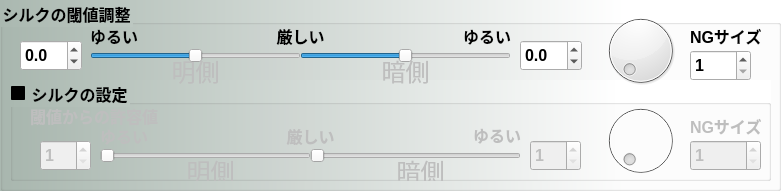
   <widget class="QGroupBox" name="gbDetailSettingS" >
    <property name="geometry" >
     <rect>
      <x>10</x>
      <y>240</y>
      <width>781</width>
      <height>191</height>
     </rect>
    </property>
    <property name="font" >
     <font>
      <family>MS UI Gothic</family>
      <pointsize>12</pointsize>
      <weight>75</weight>
      <italic>false</italic>
      <bold>true</bold>
      <underline>false</underline>
      <strikeout>false</strikeout>
     </font>
    </property>
    <property name="styleSheet" >
     <string notr="true" >QGroupBox{
	background-color: qlineargradient( x1: 0, y1: 0, x2:0.8, x2: 0.8, stop: 0 #AAB8B0, stop: 1 white);
}
</string>
    </property>
    <property name="title" >
     <string>シルクの閾値調整</string>
    </property>
    <widget class="QGroupBox" name="gbDetailSettingForSilk" >
     <property name="geometry" >
      <rect>
       <x>10</x>
       <y>80</y>
       <width>761</width>
       <height>101</height>
      </rect>
     </property>
     <property name="font" >
      <font>
       <family>MS UI Gothic</family>
       <pointsize>12</pointsize>
       <weight>75</weight>
       <italic>false</italic>
       <bold>true</bold>
       <underline>false</underline>
       <strikeout>false</strikeout>
      </font>
     </property>
     <property name="title" >
      <string>シルクの設定</string>
     </property>
     <property name="checkable" >
      <bool>true</bool>
     </property>
     <property name="checked" >
      <bool>false</bool>
     </property>
     <widget class="QLabel" name="label_17" >
      <property name="geometry" >
       <rect>
        <x>460</x>
        <y>39</y>
        <width>51</width>
        <height>31</height>
       </rect>
      </property>
      <property name="font" >
       <font>
        <family>MS UI Gothic</family>
        <pointsize>12</pointsize>
        <weight>75</weight>
        <italic>false</italic>
        <bold>true</bold>
        <underline>false</underline>
        <strikeout>false</strikeout>
       </font>
      </property>
      <property name="styleSheet" >
       <string notr="true" >background: none;</string>
      </property>
      <property name="text" >
       <string>ゆるい</string>
      </property>
      <property name="alignment" >
       <set>Qt::AlignLeading|Qt::AlignLeft|Qt::AlignRight|Qt::AlignTrailing|Qt::AlignVCenter</set>
      </property>
     </widget>
     <widget class="QSpinBox" name="sbNGThresholdForSilk_D" >
      <property name="geometry" >
       <rect>
        <x>520</x>
        <y>60</y>
        <width>51</width>
        <height>31</height>
       </rect>
      </property>
      <property name="font" >
       <font>
        <family>MS UI Gothic</family>
        <pointsize>12</pointsize>
        <weight>75</weight>
        <italic>false</italic>
        <bold>true</bold>
        <underline>false</underline>
        <strikeout>false</strikeout>
       </font>
      </property>
      <property name="styleSheet" >
       <string notr="true" >background: none;</string>
      </property>
      <property name="minimum" >
       <number>1</number>
      </property>
      <property name="maximum" >
       <number>255</number>
      </property>
      <property name="value" >
       <number>1</number>
      </property>
     </widget>
     <widget class="QLabel" name="label_18" >
      <property name="geometry" >
       <rect>
        <x>275</x>
        <y>40</y>
        <width>51</width>
        <height>31</height>
       </rect>
      </property>
      <property name="font" >
       <font>
        <family>MS UI Gothic</family>
        <pointsize>12</pointsize>
        <weight>75</weight>
        <italic>false</italic>
        <bold>true</bold>
        <underline>false</underline>
        <strikeout>false</strikeout>
       </font>
      </property>
      <property name="styleSheet" >
       <string notr="true" >background: none;</string>
      </property>
      <property name="text" >
       <string>厳しい</string>
      </property>
      <property name="alignment" >
       <set>Qt::AlignCenter|Qt::AlignHCenter|Qt::AlignLeading|Qt::AlignLeft|Qt::AlignVCenter</set>
      </property>
     </widget>
     <widget class="QSpinBox" name="sbMinimumNGSizeForSilk" >
      <property name="geometry" >
       <rect>
        <x>680</x>
        <y>60</y>
        <width>71</width>
        <height>31</height>
       </rect>
      </property>
      <property name="font" >
       <font>
        <family>MS UI Gothic</family>
        <pointsize>12</pointsize>
        <weight>75</weight>
        <italic>false</italic>
        <bold>true</bold>
        <underline>false</underline>
        <strikeout>false</strikeout>
       </font>
      </property>
      <property name="styleSheet" >
       <string notr="true" >background: none;</string>
      </property>
      <property name="minimum" >
       <number>1</number>
      </property>
      <property name="maximum" >
       <number>99999</number>
      </property>
      <property name="value" >
       <number>1</number>
      </property>
     </widget>
     <widget class="QLabel" name="label_19" >
      <property name="geometry" >
       <rect>
        <x>20</x>
        <y>20</y>
        <width>291</width>
        <height>31</height>
       </rect>
      </property>
      <property name="font" >
       <font>
        <family>MS UI Gothic</family>
        <pointsize>12</pointsize>
        <weight>75</weight>
        <italic>false</italic>
        <bold>true</bold>
        <underline>false</underline>
        <strikeout>false</strikeout>
       </font>
      </property>
      <property name="styleSheet" >
       <string notr="true" >background: none;</string>
      </property>
      <property name="text" >
       <string>閾値からの許容値</string>
      </property>
     </widget>
     <widget class="QLabel" name="label_20" >
      <property name="geometry" >
       <rect>
        <x>680</x>
        <y>30</y>
        <width>71</width>
        <height>31</height>
       </rect>
      </property>
      <property name="font" >
       <font>
        <family>MS UI Gothic</family>
        <pointsize>12</pointsize>
        <weight>75</weight>
        <italic>false</italic>
        <bold>true</bold>
        <underline>false</underline>
        <strikeout>false</strikeout>
       </font>
      </property>
      <property name="styleSheet" >
       <string notr="true" >background: none;</string>
      </property>
      <property name="text" >
       <string>NGサイズ</string>
      </property>
     </widget>
     <widget class="QDial" name="diMinimumNGSizeForSilk" >
      <property name="geometry" >
       <rect>
        <x>590</x>
        <y>20</y>
        <width>81</width>
        <height>81</height>
       </rect>
      </property>
      <property name="minimum" >
       <number>1</number>
      </property>
      <property name="value" >
       <number>1</number>
      </property>
     </widget>
     <widget class="QLabel" name="label_21" >
      <property name="geometry" >
       <rect>
        <x>90</x>
        <y>40</y>
        <width>51</width>
        <height>31</height>
       </rect>
      </property>
      <property name="font" >
       <font>
        <family>MS UI Gothic</family>
        <pointsize>12</pointsize>
        <weight>75</weight>
        <italic>false</italic>
        <bold>true</bold>
        <underline>false</underline>
        <strikeout>false</strikeout>
       </font>
      </property>
      <property name="styleSheet" >
       <string notr="true" >background: none;</string>
      </property>
      <property name="text" >
       <string>ゆるい</string>
      </property>
     </widget>
     <widget class="QSpinBox" name="sbNGThresholdForSilk_B" >
      <property name="geometry" >
       <rect>
        <x>30</x>
        <y>60</y>
        <width>51</width>
        <height>31</height>
       </rect>
      </property>
      <property name="font" >
       <font>
        <family>MS UI Gothic</family>
        <pointsize>12</pointsize>
        <weight>75</weight>
        <italic>false</italic>
        <bold>true</bold>
        <underline>false</underline>
        <strikeout>false</strikeout>
       </font>
      </property>
      <property name="styleSheet" >
       <string notr="true" >background: none;</string>
      </property>
      <property name="minimum" >
       <number>1</number>
      </property>
      <property name="maximum" >
       <number>255</number>
      </property>
      <property name="value" >
       <number>1</number>
      </property>
     </widget>
     <widget class="QLabel" name="label_32" >
      <property name="enabled" >
       <bool>false</bool>
      </property>
      <property name="geometry" >
       <rect>
        <x>140</x>
        <y>70</y>
        <width>121</width>
        <height>41</height>
       </rect>
      </property>
      <property name="font" >
       <font>
        <family>MS UI Gothic</family>
        <pointsize>18</pointsize>
        <weight>50</weight>
        <italic>false</italic>
        <bold>false</bold>
        <underline>false</underline>
        <strikeout>false</strikeout>
       </font>
      </property>
      <property name="styleSheet" >
       <string notr="true" >background: none;</string>
      </property>
      <property name="text" >
       <string>明側</string>
      </property>
      <property name="alignment" >
       <set>Qt::AlignCenter|Qt::AlignHCenter|Qt::AlignLeading|Qt::AlignLeft|Qt::AlignVCenter</set>
      </property>
     </widget>
     <widget class="QLabel" name="label_33" >
      <property name="enabled" >
       <bool>false</bool>
      </property>
      <property name="geometry" >
       <rect>
        <x>350</x>
        <y>70</y>
        <width>121</width>
        <height>41</height>
       </rect>
      </property>
      <property name="font" >
       <font>
        <family>MS UI Gothic</family>
        <pointsize>18</pointsize>
        <weight>50</weight>
        <italic>false</italic>
        <bold>false</bold>
        <underline>false</underline>
        <strikeout>false</strikeout>
       </font>
      </property>
      <property name="styleSheet" >
       <string notr="true" >background: none;</string>
      </property>
      <property name="text" >
       <string>暗側</string>
      </property>
      <property name="alignment" >
       <set>Qt::AlignCenter|Qt::AlignHCenter|Qt::AlignLeading|Qt::AlignLeft|Qt::AlignVCenter</set>
      </property>
     </widget>
     <widget class="QSlider" name="hsNGThresholdForSilk_B" >
      <property name="geometry" >
       <rect>
        <x>90</x>
        <y>60</y>
        <width>211</width>
        <height>31</height>
       </rect>
      </property>
      <property name="styleSheet" >
       <string notr="true" >background: none;</string>
      </property>
      <property name="minimum" >
       <number>1</number>
      </property>
      <property name="maximum" >
       <number>30</number>
      </property>
      <property name="pageStep" >
       <number>5</number>
      </property>
      <property name="orientation" >
       <enum>Qt::Horizontal</enum>
      </property>
     </widget>
     <widget class="QSlider" name="hsNGThresholdForSilk_D" >
      <property name="geometry" >
       <rect>
        <x>300</x>
        <y>60</y>
        <width>211</width>
        <height>31</height>
       </rect>
      </property>
      <property name="styleSheet" >
       <string notr="true" >background: none;</string>
      </property>
      <property name="minimum" >
       <number>1</number>
      </property>
      <property name="maximum" >
       <number>30</number>
      </property>
      <property name="pageStep" >
       <number>5</number>
      </property>
      <property name="orientation" >
       <enum>Qt::Horizontal</enum>
      </property>
     </widget>
    </widget>
    <widget class="QLabel" name="lbMinimumNGSizeS" >
     <property name="geometry" >
      <rect>
       <x>690</x>
       <y>20</y>
       <width>71</width>
       <height>31</height>
      </rect>
     </property>
     <property name="font" >
      <font>
       <family>MS UI Gothic</family>
       <pointsize>12</pointsize>
       <weight>75</weight>
       <italic>false</italic>
       <bold>true</bold>
       <underline>false</underline>
       <strikeout>false</strikeout>
      </font>
     </property>
     <property name="styleSheet" >
      <string notr="true" >background: none;</string>
     </property>
     <property name="text" >
      <string>NGサイズ</string>
     </property>
    </widget>
    <widget class="QLabel" name="lbWeakS_D" >
     <property name="geometry" >
      <rect>
       <x>460</x>
       <y>20</y>
       <width>51</width>
       <height>31</height>
      </rect>
     </property>
     <property name="font" >
      <font>
       <family>MS UI Gothic</family>
       <pointsize>12</pointsize>
       <weight>75</weight>
       <italic>false</italic>
       <bold>true</bold>
       <underline>false</underline>
       <strikeout>false</strikeout>
      </font>
     </property>
     <property name="styleSheet" >
      <string notr="true" >background: none;</string>
     </property>
     <property name="text" >
      <string>ゆるい</string>
     </property>
     <property name="alignment" >
      <set>Qt::AlignLeading|Qt::AlignLeft|Qt::AlignRight|Qt::AlignTrailing|Qt::AlignVCenter</set>
     </property>
    </widget>
    <widget class="QDoubleSpinBox" name="dsbNGThresholdS_D" >
     <property name="geometry" >
      <rect>
       <x>520</x>
       <y>40</y>
       <width>62</width>
       <height>31</height>
      </rect>
     </property>
     <property name="font" >
      <font>
       <family>MS UI Gothic</family>
       <pointsize>12</pointsize>
       <weight>75</weight>
       <italic>false</italic>
       <bold>true</bold>
       <underline>false</underline>
       <strikeout>false</strikeout>
      </font>
     </property>
     <property name="styleSheet" >
      <string notr="true" >background: none;</string>
     </property>
     <property name="decimals" >
      <number>1</number>
     </property>
     <property name="minimum" >
      <double>-1.000000000000000</double>
     </property>
     <property name="maximum" >
      <double>1.000000000000000</double>
     </property>
     <property name="singleStep" >
      <double>0.100000000000000</double>
     </property>
    </widget>
    <widget class="QSpinBox" name="sbMinimumNGSizeS" >
     <property name="geometry" >
      <rect>
       <x>690</x>
       <y>50</y>
       <width>61</width>
       <height>31</height>
      </rect>
     </property>
     <property name="font" >
      <font>
       <family>MS UI Gothic</family>
       <pointsize>12</pointsize>
       <weight>75</weight>
       <italic>false</italic>
       <bold>true</bold>
       <underline>false</underline>
       <strikeout>false</strikeout>
      </font>
     </property>
     <property name="styleSheet" >
      <string notr="true" >background: none;</string>
     </property>
     <property name="minimum" >
      <number>1</number>
     </property>
     <property name="maximum" >
      <number>9999</number>
     </property>
     <property name="value" >
      <number>1</number>
     </property>
    </widget>
    <widget class="QLabel" name="lbStrongS" >
     <property name="geometry" >
      <rect>
       <x>275</x>
       <y>20</y>
       <width>51</width>
       <height>31</height>
      </rect>
     </property>
     <property name="font" >
      <font>
       <family>MS UI Gothic</family>
       <pointsize>12</pointsize>
       <weight>75</weight>
       <italic>false</italic>
       <bold>true</bold>
       <underline>false</underline>
       <strikeout>false</strikeout>
      </font>
     </property>
     <property name="styleSheet" >
      <string notr="true" >background: none;</string>
     </property>
     <property name="text" >
      <string>厳しい</string>
     </property>
     <property name="alignment" >
      <set>Qt::AlignCenter|Qt::AlignHCenter|Qt::AlignLeading|Qt::AlignLeft|Qt::AlignVCenter</set>
     </property>
    </widget>
    <widget class="QDial" name="diMinimumNGSizeS" >
     <property name="geometry" >
      <rect>
       <x>600</x>
       <y>10</y>
       <width>81</width>
       <height>81</height>
      </rect>
     </property>
     <property name="minimum" >
      <number>1</number>
     </property>
     <property name="value" >
      <number>1</number>
     </property>
    </widget>
    <widget class="QLabel" name="lbWeakS_B" >
     <property name="geometry" >
      <rect>
       <x>90</x>
       <y>20</y>
       <width>51</width>
       <height>31</height>
      </rect>
     </property>
     <property name="font" >
      <font>
       <family>MS UI Gothic</family>
       <pointsize>12</pointsize>
       <weight>75</weight>
       <italic>false</italic>
       <bold>true</bold>
       <underline>false</underline>
       <strikeout>false</strikeout>
      </font>
     </property>
     <property name="styleSheet" >
      <string notr="true" >background: none;</string>
     </property>
     <property name="text" >
      <string>ゆるい</string>
     </property>
    </widget>
    <widget class="QDoubleSpinBox" name="dsbNGThresholdS_B" >
     <property name="geometry" >
      <rect>
       <x>20</x>
       <y>40</y>
       <width>62</width>
       <height>31</height>
      </rect>
     </property>
     <property name="font" >
      <font>
       <family>MS UI Gothic</family>
       <pointsize>12</pointsize>
       <weight>75</weight>
       <italic>false</italic>
       <bold>true</bold>
       <underline>false</underline>
       <strikeout>false</strikeout>
      </font>
     </property>
     <property name="styleSheet" >
      <string notr="true" >background: none;</string>
     </property>
     <property name="decimals" >
      <number>1</number>
     </property>
     <property name="minimum" >
      <double>-1.000000000000000</double>
     </property>
     <property name="maximum" >
      <double>1.000000000000000</double>
     </property>
     <property name="singleStep" >
      <double>0.100000000000000</double>
     </property>
    </widget>
    <widget class="QLabel" name="label_30" >
     <property name="enabled" >
      <bool>false</bool>
     </property>
     <property name="geometry" >
      <rect>
       <x>135</x>
       <y>50</y>
       <width>121</width>
       <height>41</height>
      </rect>
     </property>
     <property name="font" >
      <font>
       <family>MS UI Gothic</family>
       <pointsize>18</pointsize>
       <weight>50</weight>
       <italic>false</italic>
       <bold>false</bold>
       <underline>false</underline>
       <strikeout>false</strikeout>
      </font>
     </property>
     <property name="styleSheet" >
      <string notr="true" >background: none;</string>
     </property>
     <property name="text" >
      <string>明側</string>
     </property>
     <property name="alignment" >
      <set>Qt::AlignCenter|Qt::AlignHCenter|Qt::AlignLeading|Qt::AlignLeft|Qt::AlignVCenter</set>
     </property>
    </widget>
    <widget class="QLabel" name="label_31" >
     <property name="enabled" >
      <bool>false</bool>
     </property>
     <property name="geometry" >
      <rect>
       <x>345</x>
       <y>50</y>
       <width>121</width>
       <height>41</height>
      </rect>
     </property>
     <property name="font" >
      <font>
       <family>MS UI Gothic</family>
       <pointsize>18</pointsize>
       <weight>50</weight>
       <italic>false</italic>
       <bold>false</bold>
       <underline>false</underline>
       <strikeout>false</strikeout>
      </font>
     </property>
     <property name="styleSheet" >
      <string notr="true" >background: none;</string>
     </property>
     <property name="text" >
      <string>暗側</string>
     </property>
     <property name="alignment" >
      <set>Qt::AlignCenter|Qt::AlignHCenter|Qt::AlignLeading|Qt::AlignLeft|Qt::AlignVCenter</set>
     </property>
    </widget>
    <widget class="QSlider" name="hsNGThresholdS_B" >
     <property name="geometry" >
      <rect>
       <x>90</x>
       <y>40</y>
       <width>211</width>
       <height>31</height>
      </rect>
     </property>
     <property name="styleSheet" >
      <string notr="true" >background: none;</string>
     </property>
     <property name="minimum" >
      <number>-10</number>
     </property>
     <property name="maximum" >
      <number>10</number>
     </property>
     <property name="pageStep" >
      <number>1</number>
     </property>
     <property name="orientation" >
      <enum>Qt::Horizontal</enum>
     </property>
    </widget>
    <widget class="QSlider" name="hsNGThresholdS_D" >
     <property name="geometry" >
      <rect>
       <x>300</x>
       <y>40</y>
       <width>211</width>
       <height>31</height>
      </rect>
     </property>
     <property name="styleSheet" >
      <string notr="true" >background: none;</string>
     </property>
     <property name="minimum" >
      <number>-10</number>
     </property>
     <property name="maximum" >
      <number>10</number>
     </property>
     <property name="pageStep" >
      <number>1</number>
     </property>
     <property name="orientation" >
      <enum>Qt::Horizontal</enum>
     </property>
    </widget>
   </widget>
